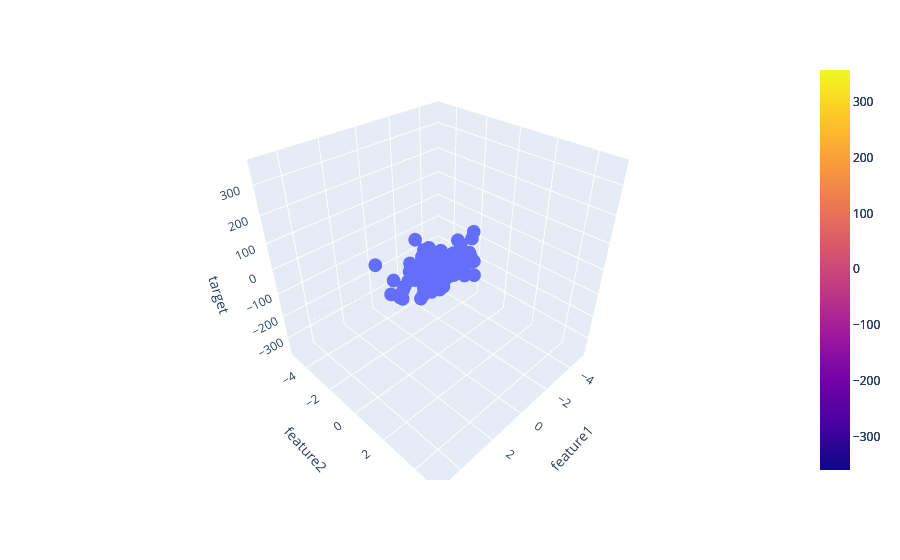

Notebook code for this chart:
### Code cell
px.scatter_3d(df, x='feature1', y='feature2', z='target')

fig.add_trace(go.Surface(x = x, y = y, z =z ))
